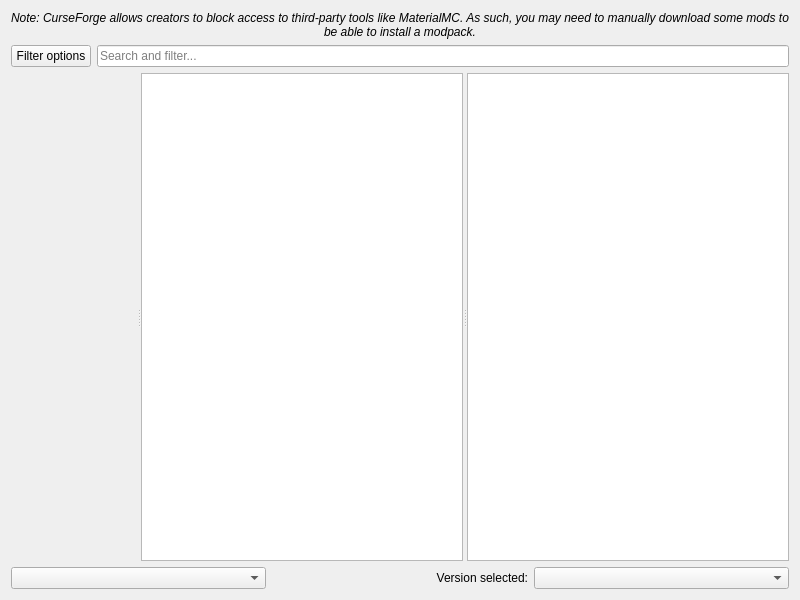
<?xml version="1.0" encoding="UTF-8"?>
<ui version="4.0">
 <class>FlamePage</class>
 <widget class="QWidget" name="FlamePage">
  <property name="geometry">
   <rect>
    <x>0</x>
    <y>0</y>
    <width>800</width>
    <height>600</height>
   </rect>
  </property>
  <layout class="QVBoxLayout" name="verticalLayout">
   <item>
    <widget class="QLabel" name="label_2">
     <property name="font">
      <font>
       <italic>true</italic>
      </font>
     </property>
     <property name="text">
      <string>Note: CurseForge allows creators to block access to third-party tools like MaterialMC. As such, you may need to manually download some mods to be able to install a modpack.</string>
     </property>
     <property name="alignment">
      <set>Qt::AlignCenter</set>
     </property>
     <property name="wordWrap">
      <bool>true</bool>
     </property>
    </widget>
   </item>
   <item>
    <layout class="QHBoxLayout" name="horizontalLayout">
     <item>
      <widget class="QPushButton" name="filterButton">
       <property name="text">
        <string>Filter options</string>
       </property>
      </widget>
     </item>
     <item>
      <widget class="QLineEdit" name="searchEdit">
       <property name="placeholderText">
        <string>Search and filter...</string>
       </property>
      </widget>
     </item>
    </layout>
   </item>
   <item>
    <widget class="QSplitter" name="splitter">
     <property name="sizePolicy">
      <sizepolicy hsizetype="Expanding" vsizetype="Expanding">
       <horstretch>0</horstretch>
       <verstretch>0</verstretch>
      </sizepolicy>
     </property>
     <property name="orientation">
      <enum>Qt::Horizontal</enum>
     </property>
     <widget class="QWidget" name="widget" native="true"/>
     <widget class="QListView" name="packView">
      <property name="horizontalScrollBarPolicy">
       <enum>Qt::ScrollBarAlwaysOff</enum>
      </property>
      <property name="alternatingRowColors">
       <bool>true</bool>
      </property>
      <property name="iconSize">
       <size>
        <width>48</width>
        <height>48</height>
       </size>
      </property>
      <property name="verticalScrollMode">
       <enum>QAbstractItemView::ScrollPerPixel</enum>
      </property>
     </widget>
     <widget class="ProjectDescriptionPage" name="packDescription">
      <property name="openExternalLinks">
       <bool>true</bool>
      </property>
      <property name="openLinks">
       <bool>true</bool>
      </property>
     </widget>
    </widget>
   </item>
   <item>
    <layout class="QHBoxLayout">
     <item>
      <widget class="QComboBox" name="sortByBox"/>
     </item>
     <item>
      <widget class="QLabel" name="label">
       <property name="text">
        <string>Version selected:</string>
       </property>
       <property name="alignment">
        <set>Qt::AlignRight|Qt::AlignTrailing|Qt::AlignVCenter</set>
       </property>
      </widget>
     </item>
     <item>
      <widget class="QComboBox" name="versionSelectionBox"/>
     </item>
    </layout>
   </item>
  </layout>
 </widget>
 <customwidgets>
  <customwidget>
   <class>ProjectDescriptionPage</class>
   <extends>QTextBrowser</extends>
   <header>ui/widgets/ProjectDescriptionPage.h</header>
  </customwidget>
 </customwidgets>
 <tabstops>
  <tabstop>packView</tabstop>
  <tabstop>packDescription</tabstop>
  <tabstop>sortByBox</tabstop>
  <tabstop>versionSelectionBox</tabstop>
 </tabstops>
 <resources/>
 <connections/>
</ui>
